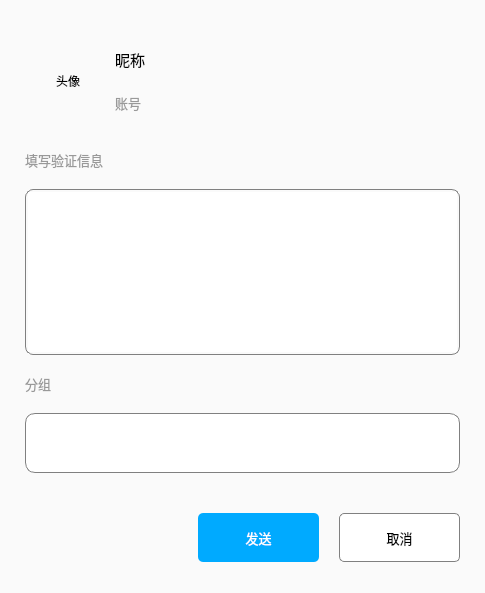
<?xml version="1.0" encoding="UTF-8"?>
<ui version="4.0">
 <class>AddFriendRequestWidget</class>
 <widget class="QWidget" name="AddFriendRequestWidget">
  <property name="geometry">
   <rect>
    <x>0</x>
    <y>0</y>
    <width>485</width>
    <height>593</height>
   </rect>
  </property>
  <property name="minimumSize">
   <size>
    <width>485</width>
    <height>593</height>
   </size>
  </property>
  <property name="maximumSize">
   <size>
    <width>485</width>
    <height>593</height>
   </size>
  </property>
  <property name="windowTitle">
   <string>申请加好友</string>
  </property>
  <property name="windowIcon">
   <iconset resource="../qqicon.qrc">
    <normaloff>:/qqicons/qrc/QQicon.svg</normaloff>:/qqicons/qrc/QQicon.svg</iconset>
  </property>
  <property name="styleSheet">
   <string notr="true">QWidget#AddFriendRequestWidget{	
	background-color: rgb(250, 250, 250);
}</string>
  </property>
  <layout class="QGridLayout" name="gridLayout" rowstretch="1,1000,1" columnstretch="1,1000,1">
   <property name="leftMargin">
    <number>25</number>
   </property>
   <property name="topMargin">
    <number>30</number>
   </property>
   <property name="rightMargin">
    <number>25</number>
   </property>
   <property name="bottomMargin">
    <number>30</number>
   </property>
   <property name="spacing">
    <number>0</number>
   </property>
   <item row="0" column="1">
    <spacer name="verticalSpacer">
     <property name="orientation">
      <enum>Qt::Vertical</enum>
     </property>
     <property name="sizeHint" stdset="0">
      <size>
       <width>20</width>
       <height>2</height>
      </size>
     </property>
    </spacer>
   </item>
   <item row="1" column="0">
    <spacer name="horizontalSpacer_2">
     <property name="orientation">
      <enum>Qt::Horizontal</enum>
     </property>
     <property name="sizeHint" stdset="0">
      <size>
       <width>2</width>
       <height>20</height>
      </size>
     </property>
    </spacer>
   </item>
   <item row="1" column="1">
    <layout class="QVBoxLayout" name="verticalLayout_3" stretch="361,40">
     <property name="spacing">
      <number>40</number>
     </property>
     <item>
      <layout class="QVBoxLayout" name="verticalLayout_2" stretch="30,15,50,15,18">
       <property name="spacing">
        <number>4</number>
       </property>
       <item>
        <layout class="QHBoxLayout" name="horizontalLayout" stretch="5,20">
         <property name="spacing">
          <number>4</number>
         </property>
         <item>
          <widget class="QLabel" name="lblHeadPic">
           <property name="styleSheet">
            <string notr="true"/>
           </property>
           <property name="text">
            <string>头像</string>
           </property>
           <property name="alignment">
            <set>Qt::AlignCenter</set>
           </property>
          </widget>
         </item>
         <item>
          <layout class="QVBoxLayout" name="verticalLayout">
           <property name="spacing">
            <number>0</number>
           </property>
           <property name="topMargin">
            <number>6</number>
           </property>
           <property name="bottomMargin">
            <number>6</number>
           </property>
           <item>
            <widget class="QLabel" name="lblName">
             <property name="font">
              <font>
               <family>微软雅黑</family>
               <pointsize>11</pointsize>
              </font>
             </property>
             <property name="styleSheet">
              <string notr="true"/>
             </property>
             <property name="text">
              <string>昵称</string>
             </property>
             <property name="alignment">
              <set>Qt::AlignLeading|Qt::AlignLeft|Qt::AlignVCenter</set>
             </property>
            </widget>
           </item>
           <item>
            <widget class="QLabel" name="lblAccount">
             <property name="font">
              <font>
               <family>微软雅黑</family>
               <pointsize>10</pointsize>
               <weight>50</weight>
               <bold>false</bold>
              </font>
             </property>
             <property name="styleSheet">
              <string notr="true">QLabel{
	font-weight: 400;
	color: rgb(153, 153, 153);
}</string>
             </property>
             <property name="text">
              <string>账号</string>
             </property>
             <property name="alignment">
              <set>Qt::AlignLeading|Qt::AlignLeft|Qt::AlignVCenter</set>
             </property>
            </widget>
           </item>
          </layout>
         </item>
        </layout>
       </item>
       <item>
        <widget class="QLabel" name="lblAuthInfoTip">
         <property name="font">
          <font>
           <family>微软雅黑</family>
           <pointsize>10</pointsize>
          </font>
         </property>
         <property name="styleSheet">
          <string notr="true">QLabel{
	font-weight: 400;
	color: rgb(153, 153, 153);
}</string>
         </property>
         <property name="text">
          <string>填写验证信息</string>
         </property>
        </widget>
       </item>
       <item>
        <widget class="QPlainTextEdit" name="edtAuthInfo">
         <property name="font">
          <font>
           <family>微软雅黑</family>
           <pointsize>10</pointsize>
          </font>
         </property>
         <property name="styleSheet">
          <string notr="true">QPlainTextEdit{
	border: 1px solid grey;  
	border-radius: 8px;
	padding: 2px 2px 2px 2px;
}

QPlainTextEdit:focus{
	border-color: rgb(0, 153, 255);
}</string>
         </property>
        </widget>
       </item>
       <item>
        <widget class="QLabel" name="lblGroupTip">
         <property name="font">
          <font>
           <family>微软雅黑</family>
           <pointsize>10</pointsize>
          </font>
         </property>
         <property name="styleSheet">
          <string notr="true">QLabel{
	font-weight: 400;
	color: rgb(153, 153, 153);
}</string>
         </property>
         <property name="text">
          <string>分组</string>
         </property>
        </widget>
       </item>
       <item>
        <widget class="QComboBox" name="cmbGroupSelect">
         <property name="sizePolicy">
          <sizepolicy hsizetype="Preferred" vsizetype="Preferred">
           <horstretch>0</horstretch>
           <verstretch>0</verstretch>
          </sizepolicy>
         </property>
         <property name="styleSheet">
          <string notr="true">QComboBox{
	border: 1px solid grey;
	border-radius: 10px;
	padding-left: 10px;/*左侧边距*/
	font: 12pt &quot;微软雅黑&quot;;
}

QComboBox:focus{
	border-color: rgb(0, 153, 255);
}

QComboBox::drop-down{
	subcontrol-origin: padding;
	subcontrol-position: top right;
	width: 15px;
	border:none;
	margin-right: 20px;
}

QComboBox::down-arrow{
	image: url(:/qqicons/qrc/119-down-arrow.svg);
}
</string>
         </property>
        </widget>
       </item>
      </layout>
     </item>
     <item>
      <layout class="QHBoxLayout" name="horizontalLayout_2" stretch="100,70,70">
       <property name="spacing">
        <number>20</number>
       </property>
       <item>
        <spacer name="horizontalSpacer">
         <property name="orientation">
          <enum>Qt::Horizontal</enum>
         </property>
         <property name="sizeHint" stdset="0">
          <size>
           <width>40</width>
           <height>20</height>
          </size>
         </property>
        </spacer>
       </item>
       <item>
        <widget class="QPushButton" name="btnSend">
         <property name="sizePolicy">
          <sizepolicy hsizetype="Minimum" vsizetype="Preferred">
           <horstretch>0</horstretch>
           <verstretch>0</verstretch>
          </sizepolicy>
         </property>
         <property name="font">
          <font>
           <family>微软雅黑</family>
           <pointsize>10</pointsize>
          </font>
         </property>
         <property name="styleSheet">
          <string notr="true">QPushButton{
	color: rgb(255, 255, 255);
	background-color: rgb(0, 170, 255);
	border-radius: 5px;
}

QPushButton:hover{	
	background-color: rgb(0, 161, 242);
}

QPushButton:pressed{
	color: rgb(226, 226, 226);
	background-color: rgb(0, 151, 226);
}

QPushButton:disabled{
	color: rgb(255, 255, 255);
	background-color: rgb(179, 212, 255);
}</string>
         </property>
         <property name="text">
          <string>发送</string>
         </property>
        </widget>
       </item>
       <item>
        <widget class="QPushButton" name="btnCancel">
         <property name="sizePolicy">
          <sizepolicy hsizetype="Minimum" vsizetype="Preferred">
           <horstretch>0</horstretch>
           <verstretch>0</verstretch>
          </sizepolicy>
         </property>
         <property name="font">
          <font>
           <family>微软雅黑</family>
           <pointsize>10</pointsize>
          </font>
         </property>
         <property name="styleSheet">
          <string notr="true">QPushButton{
	color: rgb(0, 0, 0);
	background-color: rgb(255, 255, 255);
	border: 1px solid grey;
	border-radius: 5px;
}

QPushButton:hover{	
	background-color: rgb(233, 233, 233);
}

QPushButton:pressed{
	color: rgb(97, 97, 97);
	background-color: rgb(214, 214, 214);
}
</string>
         </property>
         <property name="text">
          <string>取消</string>
         </property>
        </widget>
       </item>
      </layout>
     </item>
    </layout>
   </item>
   <item row="1" column="2">
    <spacer name="horizontalSpacer_3">
     <property name="orientation">
      <enum>Qt::Horizontal</enum>
     </property>
     <property name="sizeHint" stdset="0">
      <size>
       <width>38</width>
       <height>20</height>
      </size>
     </property>
    </spacer>
   </item>
   <item row="2" column="1">
    <spacer name="verticalSpacer_2">
     <property name="orientation">
      <enum>Qt::Vertical</enum>
     </property>
     <property name="sizeHint" stdset="0">
      <size>
       <width>20</width>
       <height>40</height>
      </size>
     </property>
    </spacer>
   </item>
  </layout>
 </widget>
 <resources>
  <include location="../qqicon.qrc"/>
 </resources>
 <connections/>
</ui>
